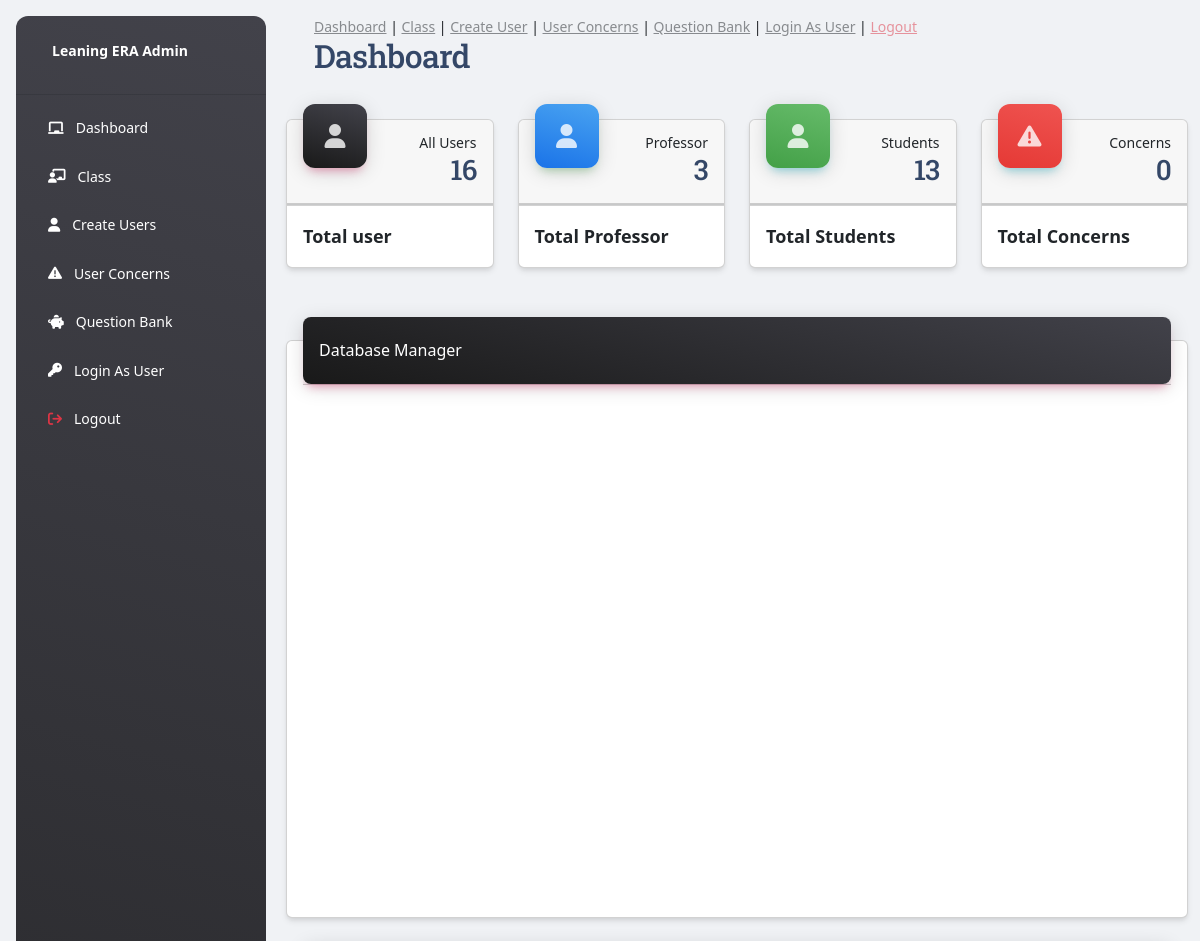
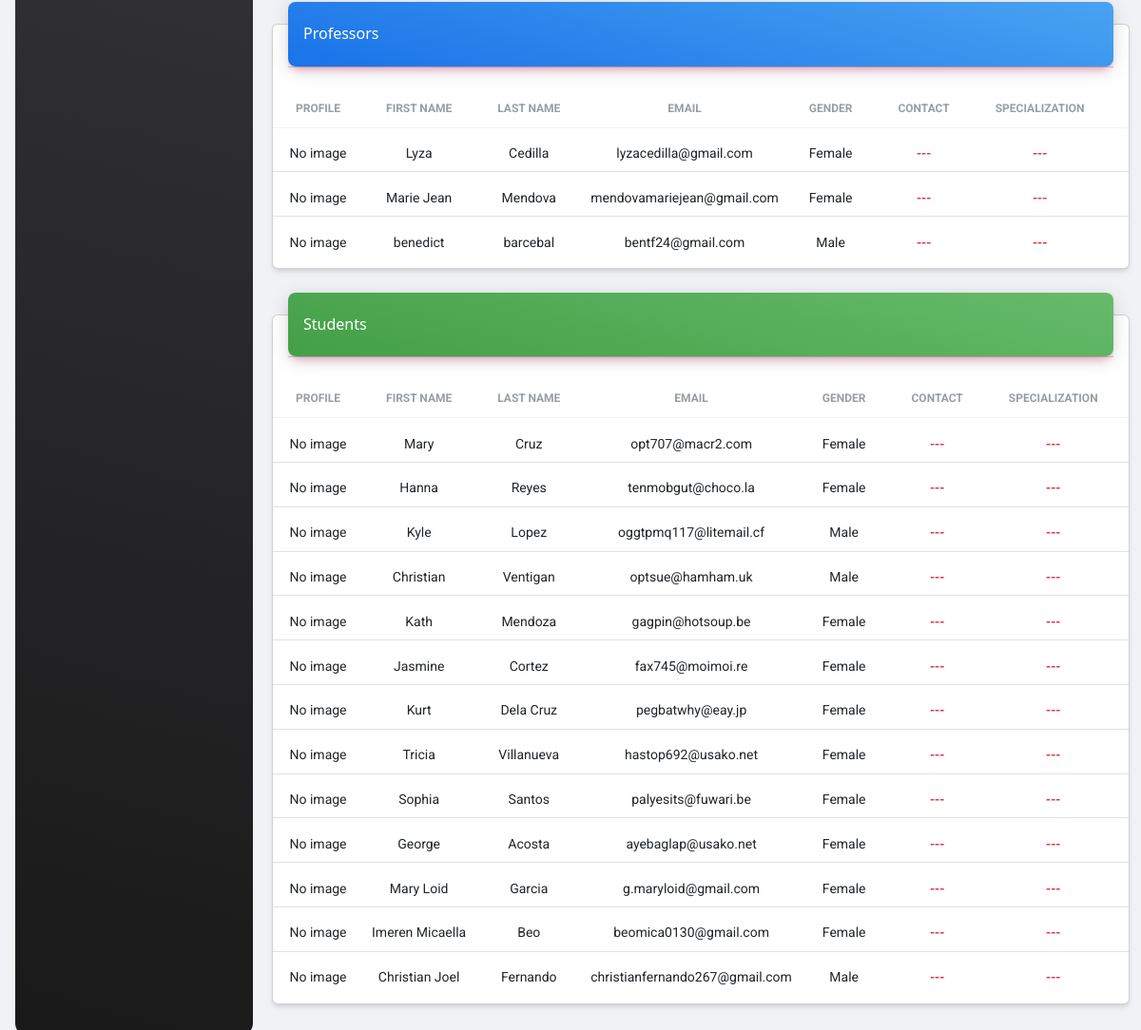
The app's page /admin/index.php with its own data (2 pictures, top to bottom).
### tables this page shows
CREATE TABLE `users` (
  `id` int(11) NOT NULL,
  `activation` int(11) NOT NULL,
  `pin` int(11) NOT NULL,
  `fname` varchar(255) NOT NULL,
  `lname` varchar(255) NOT NULL,
  `email` varchar(255) NOT NULL,
  `password` varchar(255) NOT NULL,
  `gender` varchar(255) NOT NULL,
  `contact` varchar(255) NOT NULL,
  `special` varchar(255) NOT NULL,
  `user_type` varchar(255) NOT NULL,
  `image_upload` varchar(255) NOT NULL,
  `date_reg` date NOT NULL DEFAULT current_timestamp()
);

### admin/index.php (the view, shortened to what this page needs)
<!DOCTYPE html>
<html lang="en">
<head>
  <?php
    include "../connect.php";
    include "head_links.php"
  ?>
</head>
<body class="g-sidenav-show  bg-gray-200">
  <?php
    include "side_navbar.php";
  ?>
  <main class="main-content position-relative max-height-vh-100 h-100 border-radius-lg ">
    <?php
      include "navbar.php";
      include "users_hero.php";
    ?>
      <div class="container-fluid py-4">
        <div class="row">
          <div class="col-12">
            <div class="card my-4">
              <div class="card-header p-0 position-relative mt-n4 mx-3 z-index-2">
                <div class="bg-gradient-dark shadow-primary border-radius-lg pt-4 pb-3">
                  <h6 class="text-white text-capitalize ps-3">Database Manager</h6>
                </div>
              </div>
              <div class="card-body px-0 pb-2">
                <div class="table-responsive p-0">
                      <div id="chart_div" style="width: 100%; height: 500px;"></div>
                </div>
              </div>
            </div>
          </div>
        </div>
        <div class="row">
          <div class="col-12">
            <div class="card my-4">
              <div class="card-header p-0 position-relative mt-n4 mx-3 z-index-2">
                <div class="bg-gradient-info shadow-primary border-radius-lg pt-4 pb-3">
                  <h6 class="text-white text-capitalize ps-3">Professors</h6>
                </div>
              </div>
              <div class="card-body px-0 pb-2">
                <div class="table-responsive p-0">
                  <?php
                    $sql_prof = "select * from users where user_type='prof' ";
                    $res_prof = mysqli_query($conn, $sql_prof);
                    if($res_prof->num_rows > 0)
                    {
                      echo'
                      <table class="table align-items-center mb-0">
                        <thead>
                          <tr>
                            <th class="text-center text-uppercase text-secondary text-xs font-weight-bolder opacity-7">Profile</th>
                            <th class="text-center text-uppercase text-secondary text-xs font-weight-bolder opacity-7">First name</th>
                            <th class="text-center text-uppercase text-secondary text-xs font-weight-bolder opacity-7">Last Name</th>
                            <th class="text-center text-uppercase text-secondary text-xs font-weight-bolder opacity-7">Email</th>
                            <th class="text-center text-uppercase text-secondary text-xs font-weight-bolder opacity-7">Gender</th>
                            <th class="text-center text-uppercase text-secondary text-xs font-weight-bolder opacity-7">Contact</th>
                            <th class="text-center text-uppercase text-secondary text-xs font-weight-bolder opacity-7">Specialization</th>
                            <th class="text-center text-uppercase text-secondary text-xs font-weight-bolder opacity-7">Date Registered</th>
                            <th class="text-center text-uppercase text-secondary text-xs font-weight-bolder opacity-7">Edit</th>
                            <th class="text-center text-uppercase text-secondary text-xs font-weight-bolder opacity-7">Action</th>
                          </tr>
                        </thead>
                      <tbody>
                      ';
                      while($row = $res_prof->fetch_assoc())
                      {
                        $id = $row['id'];
                        $fname = $row['fname'];
                        $lname = $row['lname'];
                        $email = $row['email'];
                        $gender = $row['gender'];
                        $contact = $row['contact'];
                        $special = $row['special'];
                        $image_upload = $row['image_upload'];
                        $date_reg = $row['date_reg'];
                        if(empty($image_upload))
                        {
                          $image_upload = 'No image';
                        }
                        else
                        {
                          $image_upload = '<img src="../'.$image_upload.'" class="avatar avatar-sm me-3 border-radius-lg">';
                        }
                        if(empty($contact))
                        {
                          $contact = '<span class="text-danger font-weight-bold text-xl">---</span>';
                        }
                        else{
                          $contact = $row['contact'];
                        }
                        if(empty($special))
                        {
                          $special = '<span class="text-danger font-weight-bold text-xl">---</span>';
                        }
                        else{
                          $special = $row['special'];
                        }
                        echo'
                        <tr>
                          <td class="align-middle text-center text-sm pt-3">
                            '.$image_upload.'
                          </td>
                          <td class="align-middle text-center text-sm pt-3">
                            '.$fname.'
                          </td>
                          <td class="align-middle text-center text-sm pt-3">
                            '.$lname.'
                          </td>
                          <td class="align-middle text-center text-sm pt-3">
                            '.$email.'
                          </td>
                          <td class="align-middle text-center text-sm pt-3">
                            '.$gender.'
                          </td>
                          <td class="align-middle text-center text-sm pt-3">
                            '.$contact.'
                          </td>
                          <td class="align-middle text-center text-sm pt-3">
                            '.$special.'
                          </td>
                          <td class="align-middle text-center text-sm pt-3">
                            '.$date_reg.'
                          </td>
                          <td class="align-middle text-center text-sm pt-3">
                            <a href="edit_user.php?id='.$id.'" class="align-middle text-center text-sm pt-3 text-primary">Edit</a>
                          </td>
                          ';
                        echo'
                        </tr>
                        ';
                      }
                    echo'
                      </tbody>
                    </table>
                    ';
                    }
                  ?>
                </div>
              </div>
            </div>
          </div>
        </div>
        <div class="row">
          <div class="col-12">
            <div class="card my-4">
              <div class="card-header p-0 position-relative mt-n4 mx-3 z-index-2">
                <div class="bg-gradient-success shadow-primary border-radius-lg pt-4 pb-3">
                  <h6 class="text-white text-capitalize ps-3">Students</h6>
                </div>
              </div>
              <div class="card-body px-0 pb-2">
                <div class="table-responsive p-0">
                  <?php
                    $sql_prof = "select * from users where user_type='student' ";
                    $res_prof = mysqli_query($conn, $sql_prof);
                    if($res_prof->num_rows > 0)
                    {
                      echo'
                      <table class="table align-items-center mb-0">
                        <thead>
                          <tr>
                            <th class="text-center text-uppercase text-secondary text-xs font-weight-bolder opacity-7">Profile</th>
                            <th class="text-center text-uppercase text-secondary text-xs font-weight-bolder opacity-7">First name</th>
                            <th class="text-center text-uppercase text-secondary text-xs font-weight-bolder opacity-7">Last Name</th>
                            <th class="text-center text-uppercase text-secondary text-xs font-weight-bolder opacity-7">Email</th>
                            <th class="text-center text-uppercase text-secondary text-xs font-weight-bolder opacity-7">Gender</th>
                            <th class="text-center text-uppercase text-secondary text-xs font-weight-bolder opacity-7">Contact</th>
                            <th class="text-center text-uppercase text-secondary text-xs font-weight-bolder opacity-7">Specialization</th>
                            <th class="text-center text-uppercase text-secondary text-xs font-weight-bolder opacity-7">Date Registered</th>
                            <th class="text-center text-uppercase text-secondary text-xs font-weight-bolder opacity-7">Edit</th>
                            <th class="text-center text-uppercase text-secondary text-xs font-weight-bolder opacity-7">Action</th>
                          </tr>
                        </thead>
                      <tbody>
                      ';
                      while($row = $res_prof->fetch_assoc())
                      {
                        $id = $row['id'];
                        $fname = $row['fname'];
                        $lname = $row['lname'];
                        $email = $row['email'];
                        $gender = $row['gender'];
                        $contact = $row['contact'];
                        $special = $row['special'];
                        $image_upload = $row['image_upload'];
                        $date_reg = $row['date_reg'];
                        if(empty($image_upload))
                        {
                          $image_upload = 'No image';
                        }
                        else
                        {
                          $image_upload = '<img src="../'.$image_upload.'" class="avatar avatar-sm me-3 border-radius-lg">';
                        }
                        if(empty($contact))
                        {
                          $contact = '<span class="text-danger font-weight-bold text-xl">---</span>';
                        }
                        else{
                          $contact = $row['contact'];
                        }
                        if(empty($special))
                        {
                          $special = '<span class="text-danger font-weight-bold text-xl">---</span>';
                        }
                        else{
                          $special = $row['special'];
                        }
                        echo'
                        <tr>
                          <td class="align-middle text-center text-sm pt-3">
                            '.$image_upload.'
                          </td>
                          <td class="align-middle text-center text-sm pt-3">
                            '.$fname.'
                          </td>
                          <td class="align-middle text-center text-sm pt-3">
                            '.$lname.'
                          </td>
                          <td class="align-middle text-center text-sm pt-3">
                            '.$email.'
                          </td>
                          <td class="align-middle text-center text-sm pt-3">
                            '.$gender.'
                          </td>
                          <td class="align-middle text-center text-sm pt-3">
                            '.$contact.'
                          </td>
                          <td class="align-middle text-center text-sm pt-3">
                            '.$special.'
                          </td>
                          <td class="align-middle text-center text-sm pt-3">
                            '.$date_reg.'
                          </td>
                          <td class="align-middle text-center text-sm pt-3">
                            <a href="edit_user.php?id='.$id.'" class="align-middle text-center text-sm pt-3 text-primary">Edit</a>
                          </td>
                          ';
                        echo'
                        </tr>
                        ';
                      }
                    echo'
                      </tbody>
                    </table>
                    ';
                    }
                  ?>
                </div>
              </div>
            </div>
          </div>
        </div>
      </div>
</body>
</html>

### records on screen
users: image_upload "No image", fname "Lyza", lname "Cedilla", email "lyzacedilla@gmail.com", gender "Female"
users: image_upload "No image", fname "Marie Jean", lname "Mendova", email "mendovamariejean@gmail.com", gender "Female"
users: image_upload "No image", fname "benedict", lname "barcebal", email "bentf24@gmail.com", gender "Male"
users: image_upload "No image", fname "Mary", lname "Cruz", email "opt707@macr2.com", gender "Female"
users: image_upload "No image", fname "Hanna", lname "Reyes", email "tenmobgut@choco.la", gender "Female"
users: image_upload "No image", fname "Kyle", lname "Lopez", email "oggtpmq117@litemail.cf", gender "Male"
users: image_upload "No image", fname "Christian", lname "Ventigan", email "optsue@hamham.uk", gender "Male"
users: image_upload "No image", fname "Kath", lname "Mendoza", email "gagpin@hotsoup.be", gender "Female"
users: image_upload "No image", fname "Jasmine", lname "Cortez", email "fax745@moimoi.re", gender "Female"
users: image_upload "No image", fname "Kurt", lname "Dela Cruz", email "pegbatwhy@eay.jp", gender "Female"
users: image_upload "No image", fname "Tricia", lname "Villanueva", email "hastop692@usako.net", gender "Female"
users: image_upload "No image", fname "Sophia", lname "Santos", email "palyesits@fuwari.be", gender "Female"
users: image_upload "No image", fname "George", lname "Acosta", email "ayebaglap@usako.net", gender "Female"
users: image_upload "No image", fname "Mary Loid", lname "Garcia", email "g.maryloid@gmail.com", gender "Female"
users: image_upload "No image", fname "Imeren Micaella", lname "Beo", email "beomica0130@gmail.com", gender "Female"
users: image_upload "No image", fname "Christian Joel", lname "Fernando", email "christianfernando267@gmail.com", gender "Male"

### other values on screen
$count_all_user "16"
$count_all_prof "3"
$count_all_student "13"
$count_all_concerns "0"
